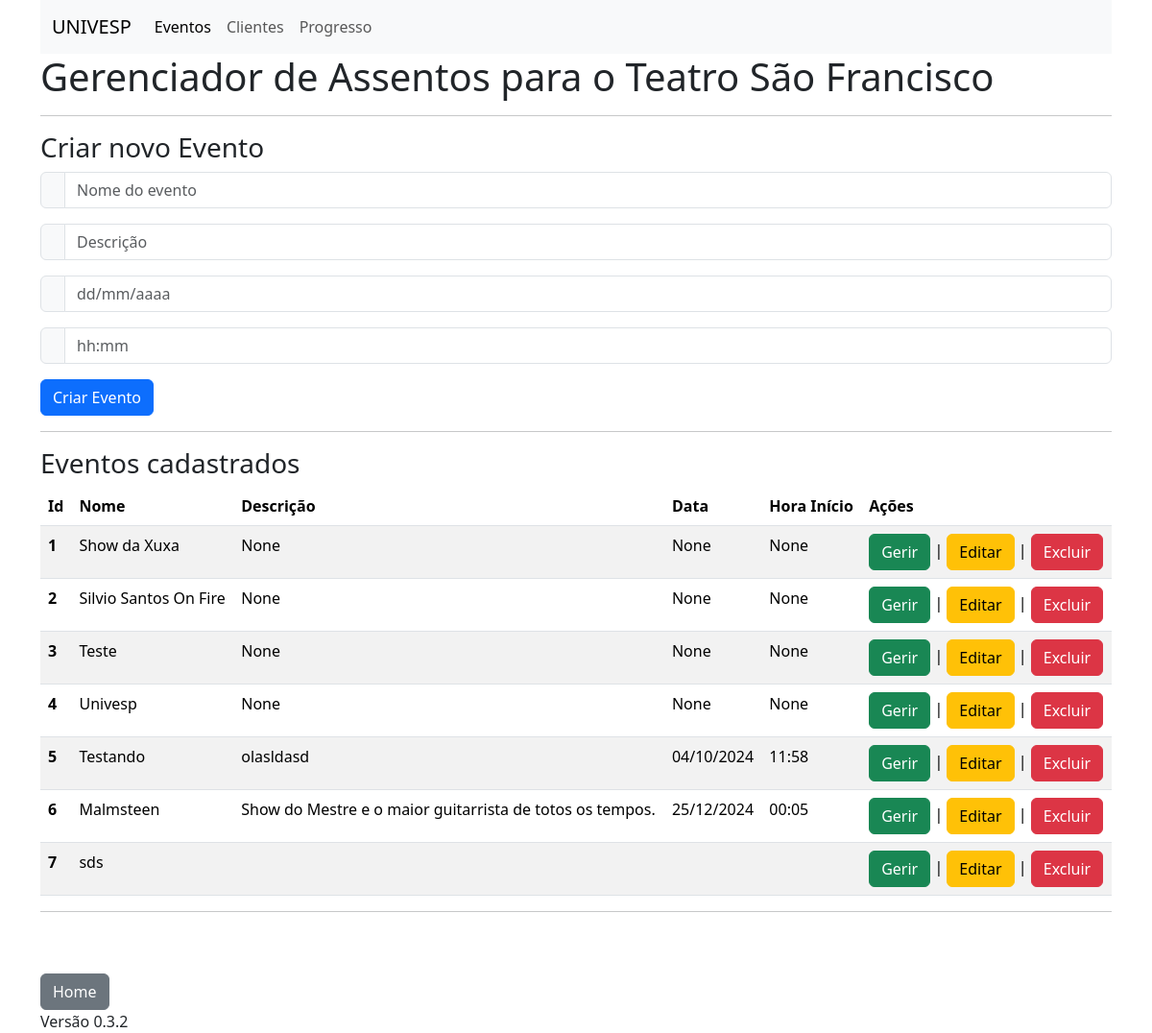
The page /index on the database as committed earlier.
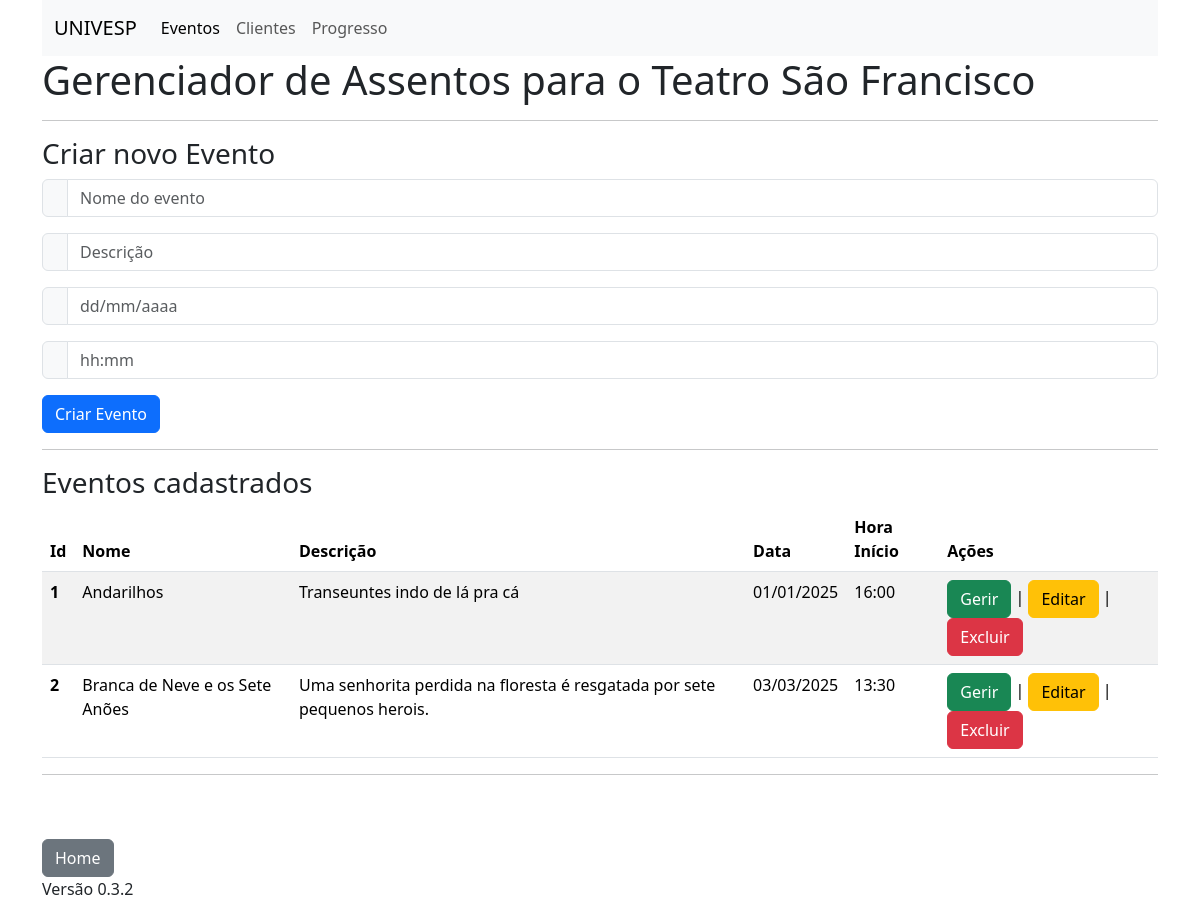
The same page on the database as committed later.
### models.py (models this page shows, shortened)
class Evento(db.Model):
    __tablename__ = 'eventos'
    id = db.Column(db.Integer, primary_key=True)
    nome = db.Column(db.String(100))
    descricao = db.Column(db.String(256))
    data = db.Column(db.String(10))
    hora_inicio = db.Column(db.String(5))
    assentos = db.relationship('Assento', back_populates='evento')
    usuario_id = db.Column(db.Integer, db.ForeignKey('usuarios.id'))
    usuario = db.relationship('Usuario', back_populates='eventos')
    clientes = db.relationship('Cliente',
                               secondary=Cliente_Evento.__table__,
                               back_populates='eventos')

### routes.py (the view, shortened to what this page needs)
@app.route('/')
@app.route('/index', methods=['GET','POST'])
def index():
    eventos = Evento.query.all()
    if request.method=='GET':
        return render_template('index.html', eventos=eventos)

### templates/index.html
{% extends 'base.html' %}
{% block conteudo %}
<h1>Gerenciador de Assentos para o Teatro São Francisco</h1>
<hr>
<h3>Criar novo Evento</h3>
<form action="/index" method="post">
  <div class="input-group mb-3">
    <span class="input-group-text" id="basic-addon1"></span>
    <input type="text" class="form-control" placeholder="Nome do evento" aria-label="Username" aria-describedby="basic-addon1" name="nome" required>
  </div>
  <div class="input-group mb-3">
    <span class="input-group-text" id="basic-addon1"></span>
    <input type="text" class="form-control" placeholder="Descrição" aria-label="Username" aria-describedby="basic-addon1" name="descricao" required>
  </div>
  <div class="input-group mb-3">
    <span class="input-group-text" id="basic-addon1"></span>
    <input type="text" class="form-control" placeholder="dd/mm/aaaa" aria-label="Username" aria-describedby="basic-addon1" name="data" required>
  </div>
  <div class="input-group mb-3">
    <span class="input-group-text" id="basic-addon1"></span>
    <input type="text" class="form-control" placeholder="hh:mm" aria-label="Username" aria-describedby="basic-addon1" name="hora" required>
  </div>
  <button type="submit" class="btn btn-primary">Criar Evento</button>
</form>
<hr>
<h3>Eventos cadastrados</h3>
<table class="table table-striped">
    <thead>
      <tr>
        <th scope="col">Id</th>
        <th scope="col">Nome</th>
        <th scope="col">Descrição</th>
        <th scope="col">Data</th>
        <th scope="col">Hora Início</th>
        <th scope="col">Ações</th>
      </tr>
    </thead>
    <tbody>
      {% for e in eventos %}
      <tr>
        <th scope="row">{{e.id}}</th>
        <td>{{e.nome}}</td>
        <td>{{e.descricao}}</td>
        <td>{{e.data}}</td>
        <td>{{e.hora_inicio}}</td>
        <td>
          <a class="btn btn-success" role="button" aria-disabled="true" href="/evento/{{e.id}}">Gerir</a> |
          <a class="btn btn-warning" role="button" aria-disabled="true">Editar</a> |
          <a class="btn btn-danger" role="button" aria-disabled="true">Excluir</a>
        </td>
      </tr>
      {% endfor %}
    </tbody>
  </table>
{% endblock %}

### templates/base.html (shortened to what this page needs)
<!doctype html>
<html lang="pt-br">
  <head>
    <link href="https://cdn.jsdelivr.net/npm/bootstrap@5.3.3/dist/css/bootstrap.min.css" rel="stylesheet">
  </head>
  <body>
    <div class="container">
    <nav class="navbar navbar-expand-lg bg-body-tertiary">
        <div class="container-fluid">
          <a class="navbar-brand" href="https://univesp.br/">UNIVESP</a>
          <div class="collapse navbar-collapse" id="navbarNavAltMarkup">
            <div class="navbar-nav">
              <a class="nav-link active" aria-current="page" href="/index">Eventos</a>
              <a class="nav-link" href="/cliente_lista">Clientes</a>
              <a class="nav-link" href="/progresso">Progresso</a>
            </div>
          </div>
        </div>
      </nav>
    {% block conteudo %}
    {% endblock %}
    <hr>
    <br><br>
    <a class="btn btn-secondary" href="/index" role="button">Home</a>
    <br>
    <footer>Versão 0.3.2</footer>
    </div>
  </body>
</html>

Rows that differ between the two databases and show on the page:
removed Evento: id "3", nome "Teste", descricao "None", data "None", hora_inicio "None"
removed Evento: id "4", nome "Univesp", descricao "None", data "None", hora_inicio "None"
removed Evento: id "5", nome "Testando", descricao "olasldasd", data "04/10/2024", hora_inicio "11:58"
removed Evento: id "6", nome "Malmsteen", descricao "Show do Mestre e o maior guitarrista de totos os tempos.", data "25/12/2024", hora_inicio "00:05"
removed Evento: id "7", nome "sds"
changed Evento id 1: nome "Show da Xuxa" → "Andarilhos"; descricao "None" → "Transeuntes indo de lá pra cá"; data "None" → "01/01/2025"; hora_inicio "None" → "16:00"
changed Evento id 2: nome "Silvio Santos On Fire" → "Branca de Neve e os Sete Anões"; descricao "None" → "Uma senhorita perdida na floresta é resgatada por sete pequenos herois."; data "None" → "03/03/2025"; hora_inicio "None" → "13:30"
